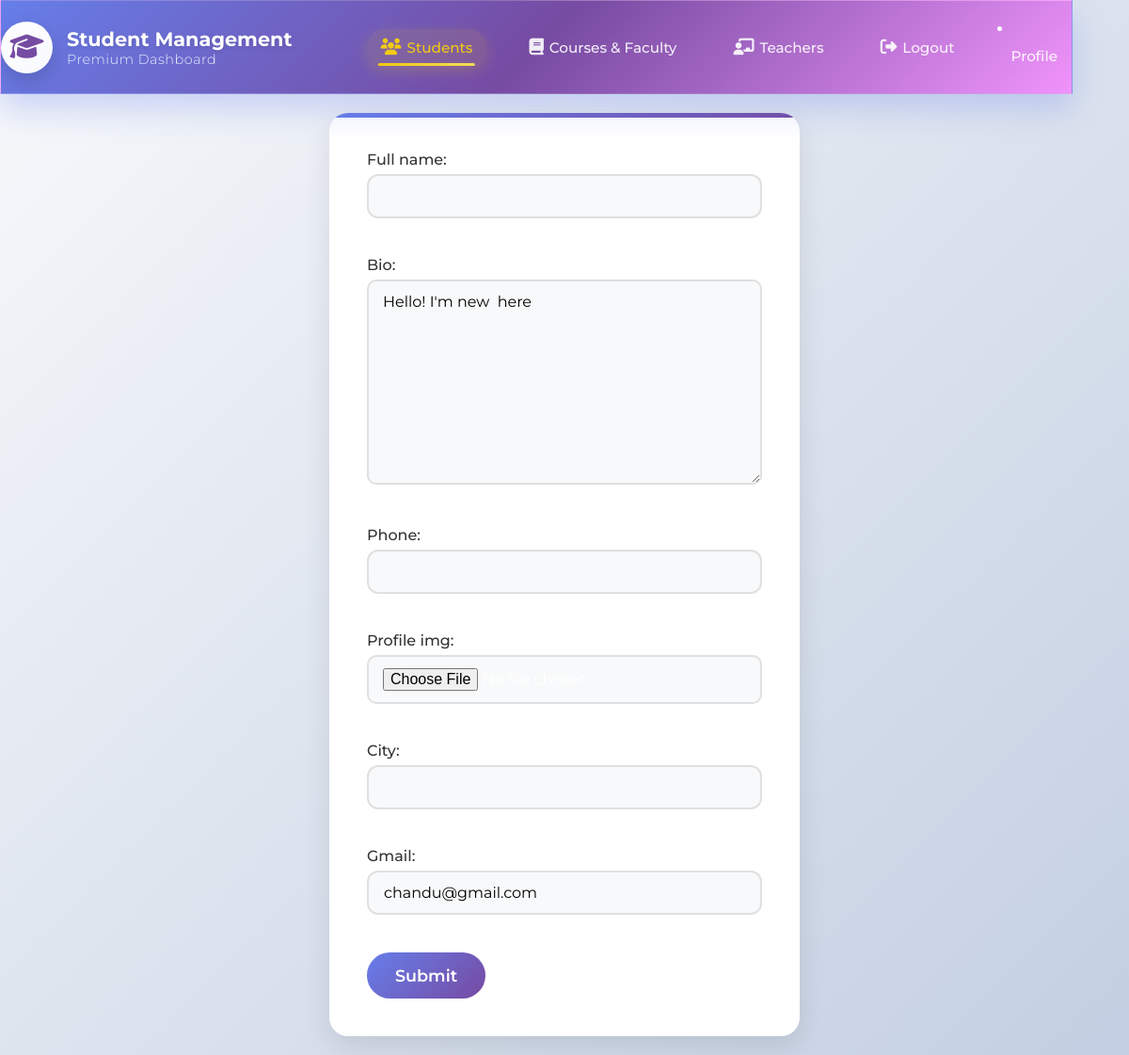
The page /accounts/edit/ (signed in) on the database as committed earlier.
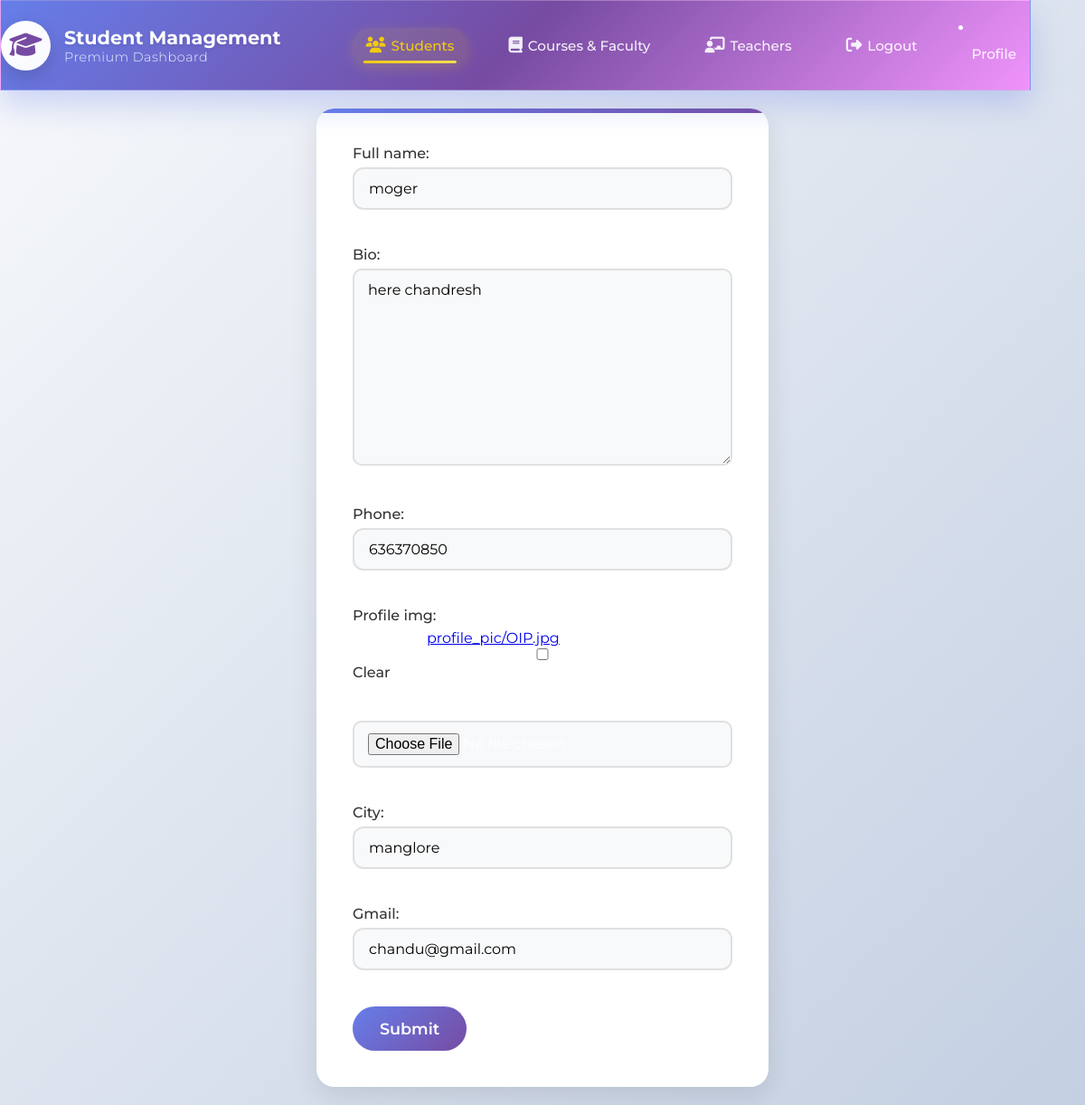
The same page on the database as committed later.
### user_auth/models.py (models this page shows, shortened)
class Profile(models.Model):
    user=models.OneToOneField(User,on_delete=models.CASCADE)
    full_name=models.CharField(max_length=100,blank=True,null=True)
    phone=models.CharField(max_length=10,blank=True,null=True)
    bio=models.TextField(default="Hello! I'm new  here ",blank=True)
    profile_img=models.ImageField(upload_to='profile_pic',null=True,blank=True)
    gmail=models.EmailField(default="chandu@gmail.com",null=True,blank=True)
    city=models.CharField(max_length=10,blank=True,null=True)
    dob=models.DateTimeField(blank=True,null=True)
    updated_at=models.DateTimeField(auto_now=True)

### user_auth/views.py (the view)
# urls.py: path('edit/',views.edit_profile,name='edit')
@login_required
def edit_profile(request):
    profile=request.user.profile
    if request.method=='POST':
        form=ProfileForm(request.POST,request.FILES,instance=profile)
        if form.is_valid():
            form.save()
            return redirect('profile')
        return render(request,'edit.html',{'form':form})
    else:
        form=ProfileForm(instance=profile)
    return render(request,'edit.html',{'form':form})

### user_auth/forms.py
class ProfileForm(forms.ModelForm):
    class Meta:
        model=Profile
        fields=('full_name','bio','phone','profile_img','city','gmail')

### canaradatabase/templates/edit.html (shortened to what this page needs)
{% extends "layout.html" %}
{% block content %}
<div class="form-wrapper">
  <div class="form-card">
    <form method="POST" enctype="multipart/form-data">
      {{ form.as_p }}
      <button type="submit">Submit</button>
    </form>
  </div>
</div>
{% endblock %}

Rows that differ between the two databases and show on the page:
changed Profile "chandu@gmail.com": full_name (not shown) → "moger"; bio "Hello! I'm new here" → "here chandresh"; phone (not shown) → "636370850"; city (not shown) → "manglore"
Other text that changed with them:
form field as_p: (not shown) → "☐"
text no longer shown: "Full name: Bio: Phone: Profile img: City: Gmail:"
text now shown: "Full name: Bio: Phone: Profile img: Currently: profile_pic/OIP.jpg Clear City: Gmail:"
